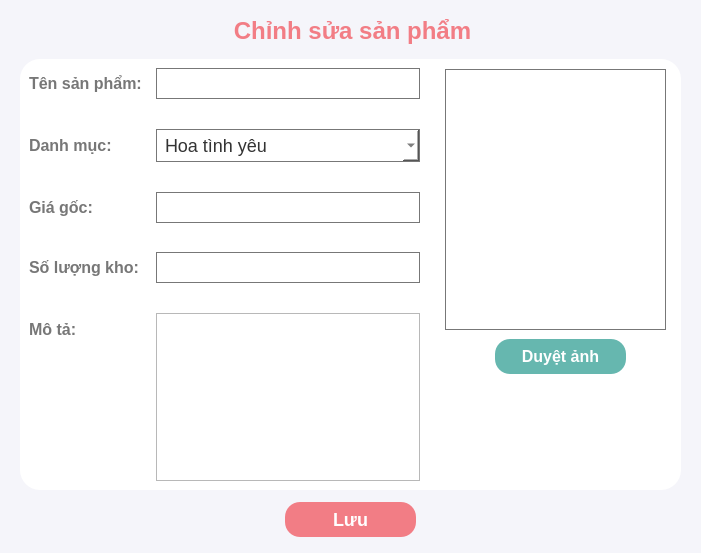
<?xml version="1.0" encoding="UTF-8"?>
<ui version="4.0">
 <class>ProductDialog</class>
 <widget class="QDialog" name="ProductDialog">
  <property name="geometry">
   <rect>
    <x>0</x>
    <y>0</y>
    <width>701</width>
    <height>553</height>
   </rect>
  </property>
  <property name="minimumSize">
   <size>
    <width>701</width>
    <height>553</height>
   </size>
  </property>
  <property name="maximumSize">
   <size>
    <width>701</width>
    <height>553</height>
   </size>
  </property>
  <property name="windowTitle">
   <string>Quản lý sản phẩm</string>
  </property>
  <property name="windowIcon">
   <iconset resource="../../../resources.qrc">
    <normaloff>:/images/icon/note.png</normaloff>:/images/icon/note.png</iconset>
  </property>
  <property name="styleSheet">
   <string notr="true">QDialog#ProductDialog {
	background-color: #f5f5fa;
}</string>
  </property>
  <widget class="QPushButton" name="saveBtn">
   <property name="geometry">
    <rect>
     <x>285</x>
     <y>502</y>
     <width>131</width>
     <height>35</height>
    </rect>
   </property>
   <property name="cursor">
    <cursorShape>PointingHandCursor</cursorShape>
   </property>
   <property name="styleSheet">
    <string notr="true">QPushButton {
	font-size: 18px;
	font-weight: bold;
	color: white;
	background-color: #f27d85;
	padding: 8px 12px;
	border-radius: 15px;
	border: none;
}</string>
   </property>
   <property name="text">
    <string>Lưu</string>
   </property>
  </widget>
  <widget class="QLabel" name="dialogType">
   <property name="geometry">
    <rect>
     <x>2</x>
     <y>15</y>
     <width>701</width>
     <height>31</height>
    </rect>
   </property>
   <property name="styleSheet">
    <string notr="true">font-size: 24px;
font-weight: bold;
color: #f27d85;</string>
   </property>
   <property name="text">
    <string>Chỉnh sửa sản phẩm</string>
   </property>
   <property name="alignment">
    <set>Qt::AlignCenter</set>
   </property>
  </widget>
  <widget class="QWidget" name="horizontalWidget" native="true">
   <property name="geometry">
    <rect>
     <x>20</x>
     <y>59</y>
     <width>661</width>
     <height>431</height>
    </rect>
   </property>
   <property name="styleSheet">
    <string notr="true">QWidget#horizontalWidget {
	border: none;
	background-color: white;
	border-radius: 20px;
}</string>
   </property>
   <layout class="QHBoxLayout" name="horizontalLayout_13" stretch="5,3">
    <item>
     <widget class="QWidget" name="widget_3" native="true">
      <property name="styleSheet">
       <string notr="true">font-size: 16px;</string>
      </property>
      <layout class="QFormLayout" name="formLayout_7">
       <property name="horizontalSpacing">
        <number>14</number>
       </property>
       <property name="verticalSpacing">
        <number>7</number>
       </property>
       <item row="0" column="0">
        <widget class="QLabel" name="label_17">
         <property name="styleSheet">
          <string notr="true">	font-weight: bold;
	color: #777;</string>
         </property>
         <property name="text">
          <string>Tên sản phẩm:</string>
         </property>
        </widget>
       </item>
       <item row="0" column="1">
        <widget class="QLineEdit" name="name">
         <property name="styleSheet">
          <string notr="true">padding: 4px;
border: 1px solid #777;</string>
         </property>
         <property name="frame">
          <bool>false</bool>
         </property>
        </widget>
       </item>
       <item row="1" column="1">
        <spacer name="verticalSpacer_18">
         <property name="orientation">
          <enum>Qt::Vertical</enum>
         </property>
         <property name="sizeHint" stdset="0">
          <size>
           <width>20</width>
           <height>40</height>
          </size>
         </property>
        </spacer>
       </item>
       <item row="4" column="0">
        <widget class="QLabel" name="label_18">
         <property name="styleSheet">
          <string notr="true">	font-weight: bold;
	color: #777;</string>
         </property>
         <property name="text">
          <string>Giá gốc:</string>
         </property>
        </widget>
       </item>
       <item row="4" column="1">
        <widget class="QLineEdit" name="price">
         <property name="styleSheet">
          <string notr="true">padding: 4px;
border: 1px solid #777;</string>
         </property>
         <property name="frame">
          <bool>false</bool>
         </property>
        </widget>
       </item>
       <item row="5" column="1">
        <spacer name="verticalSpacer_19">
         <property name="orientation">
          <enum>Qt::Vertical</enum>
         </property>
         <property name="sizeHint" stdset="0">
          <size>
           <width>20</width>
           <height>40</height>
          </size>
         </property>
        </spacer>
       </item>
       <item row="6" column="0">
        <widget class="QLabel" name="label_19">
         <property name="styleSheet">
          <string notr="true">	font-weight: bold;
	color: #777;</string>
         </property>
         <property name="text">
          <string>Số lượng kho:</string>
         </property>
        </widget>
       </item>
       <item row="6" column="1">
        <widget class="QLineEdit" name="quantity">
         <property name="styleSheet">
          <string notr="true">padding: 4px;
border: 1px solid #777;</string>
         </property>
         <property name="frame">
          <bool>false</bool>
         </property>
        </widget>
       </item>
       <item row="7" column="1">
        <spacer name="verticalSpacer_20">
         <property name="orientation">
          <enum>Qt::Vertical</enum>
         </property>
         <property name="sizeHint" stdset="0">
          <size>
           <width>20</width>
           <height>40</height>
          </size>
         </property>
        </spacer>
       </item>
       <item row="8" column="0">
        <widget class="QLabel" name="label_20">
         <property name="styleSheet">
          <string notr="true">	font-weight: bold;
	color: #777;</string>
         </property>
         <property name="text">
          <string>Mô tả:</string>
         </property>
        </widget>
       </item>
       <item row="8" column="1">
        <widget class="QTextEdit" name="description">
         <property name="styleSheet">
          <string notr="true"/>
         </property>
        </widget>
       </item>
       <item row="2" column="0">
        <widget class="QLabel" name="label">
         <property name="styleSheet">
          <string notr="true">	font-weight: bold;
	color: #777;</string>
         </property>
         <property name="text">
          <string>Danh mục:</string>
         </property>
        </widget>
       </item>
       <item row="2" column="1">
        <widget class="QComboBox" name="category">
         <property name="styleSheet">
          <string notr="true">QComboBox {
	padding: 4px 8px;
	font-size: 18px;
	color: #333;
	background-color: white;
	border: 1px solid #777;
}</string>
         </property>
         <item>
          <property name="text">
           <string>Hoa tình yêu</string>
          </property>
         </item>
         <item>
          <property name="text">
           <string>Hoa sinh nhật</string>
          </property>
         </item>
         <item>
          <property name="text">
           <string>Cây văn phòng</string>
          </property>
         </item>
         <item>
          <property name="text">
           <string>Hoa chúc mừng</string>
          </property>
         </item>
         <item>
          <property name="text">
           <string>Hoa chia buồn</string>
          </property>
         </item>
        </widget>
       </item>
       <item row="3" column="1">
        <spacer name="verticalSpacer_24">
         <property name="orientation">
          <enum>Qt::Vertical</enum>
         </property>
         <property name="sizeHint" stdset="0">
          <size>
           <width>20</width>
           <height>40</height>
          </size>
         </property>
        </spacer>
       </item>
      </layout>
     </widget>
    </item>
    <item>
     <widget class="QWidget" name="verticalWidget" native="true">
      <widget class="QLabel" name="image">
       <property name="geometry">
        <rect>
         <x>10</x>
         <y>10</y>
         <width>221</width>
         <height>261</height>
        </rect>
       </property>
       <property name="styleSheet">
        <string notr="true">border: 1px solid #777;</string>
       </property>
       <property name="text">
        <string/>
       </property>
      </widget>
      <widget class="QPushButton" name="browseImageBtn">
       <property name="geometry">
        <rect>
         <x>60</x>
         <y>280</y>
         <width>131</width>
         <height>35</height>
        </rect>
       </property>
       <property name="cursor">
        <cursorShape>PointingHandCursor</cursorShape>
       </property>
       <property name="styleSheet">
        <string notr="true">QPushButton {
	font-size: 16px;
	font-weight: bold;
	color: white;
	background-color: #66b7af;
	padding: 8px 12px;
	border-radius: 15px;
	border: none;
}</string>
       </property>
       <property name="text">
        <string>Duyệt ảnh</string>
       </property>
      </widget>
     </widget>
    </item>
   </layout>
  </widget>
 </widget>
 <resources>
  <include location="../../../resources.qrc"/>
 </resources>
 <connections/>
</ui>
